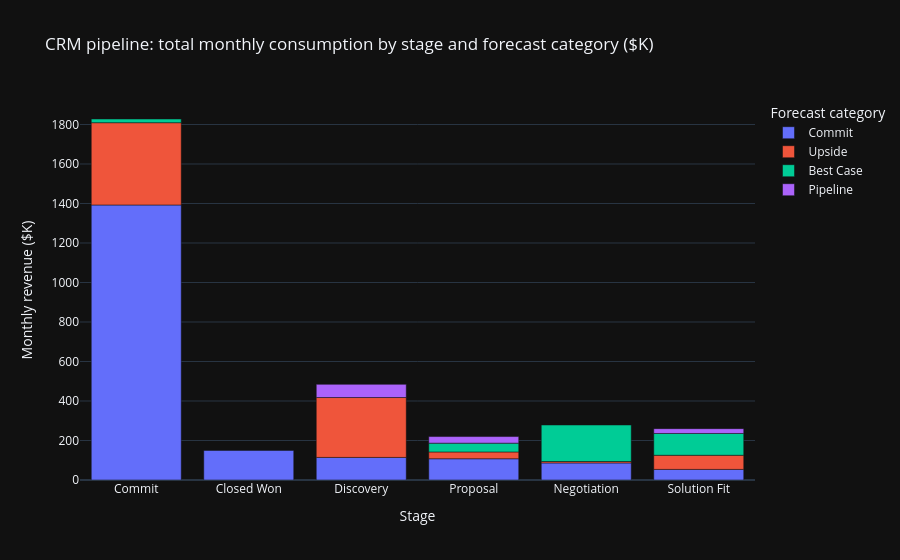

Notebook code cell kept with this figure:
### Code cell
df_pip_chart = con.sql("""
    SELECT stage, forecast_category,
           ROUND(SUM(expected_monthly_consumption_usd) / 1000, 1) AS monthly_k
    FROM crm_opportunities
    GROUP BY stage, forecast_category
    ORDER BY monthly_k DESC
""").df()

fig = px.bar(
    df_pip_chart, x="stage", y="monthly_k", color="forecast_category",
    title="CRM pipeline: total monthly consumption by stage and forecast category ($K)",
    labels={"stage": "Stage", "monthly_k": "Monthly revenue ($K)", "forecast_category": "Forecast category"}
)
fig.write_image("block1_pipeline_by_stage.png")
fig.show()

### Figure 1 — Plotly figure (JSON) as saved in the notebook; plotly's stock layout.template omitted (floating-point values rounded to 4 significant figures)
{"data": [{"hovertemplate": "Forecast category=Commit<br>Stage=%{x}<br>Monthly revenue ($K)=%{y}<extra></extra>", "legendgroup": "Commit", "marker": {"color": "#636efa", "pattern": {"shape": ""}}, "name": "Commit", "orientation": "v", "showlegend": true, "textposition": "auto", "x": ["Commit", "Closed Won", "Discovery", "Proposal", "Negotiation", "Solution Fit"], "xaxis": "x", "y": [1393.0, 150.0, 114.4, 107.6, 86.4, 53.7], "yaxis": "y", "type": "bar"}, {"hovertemplate": "Forecast category=Upside<br>Stage=%{x}<br>Monthly revenue ($K)=%{y}<extra></extra>", "legendgroup": "Upside", "marker": {"color": "#EF553B", "pattern": {"shape": ""}}, "name": "Upside", "orientation": "v", "showlegend": true, "textposition": "auto", "x": ["Commit", "Discovery", "Solution Fit", "Proposal", "Negotiation"], "xaxis": "x", "y": [416.6, 303.2, 71.6, 34.5, 7.1], "yaxis": "y", "type": "bar"}, {"hovertemplate": "Forecast category=Best Case<br>Stage=%{x}<br>Monthly revenue ($K)=%{y}<extra></extra>", "legendgroup": "Best Case", "marker": {"color": "#00cc96", "pattern": {"shape": ""}}, "name": "Best Case", "orientation": "v", "showlegend": true, "textposition": "auto", "x": ["Negotiation", "Solution Fit", "Proposal", "Commit"], "xaxis": "x", "y": [185.0, 110.3, 44.4, 18.7], "yaxis": "y", "type": "bar"}, {"hovertemplate": "Forecast category=Pipeline<br>Stage=%{x}<br>Monthly revenue ($K)=%{y}<extra></extra>", "legendgroup": "Pipeline", "marker": {"color": "#ab63fa", "pattern": {"shape": ""}}, "name": "Pipeline", "orientation": "v", "showlegend": true, "textposition": "auto", "x": ["Discovery", "Proposal", "Solution Fit"], "xaxis": "x", "y": [66.8, 33.5, 24.5], "yaxis": "y", "type": "bar"}], "layout": {"xaxis": {"anchor": "y", "domain": [0.0, 1.0], "title": {"text": "Stage"}}, "yaxis": {"anchor": "x", "domain": [0.0, 1.0], "title": {"text": "Monthly revenue ($K)"}}, "legend": {"title": {"text": "Forecast category"}, "tracegroupgap": 0}, "title": {"text": "CRM pipeline: total monthly consumption by stage and forecast category ($K)"}, "barmode": "relative"}}
